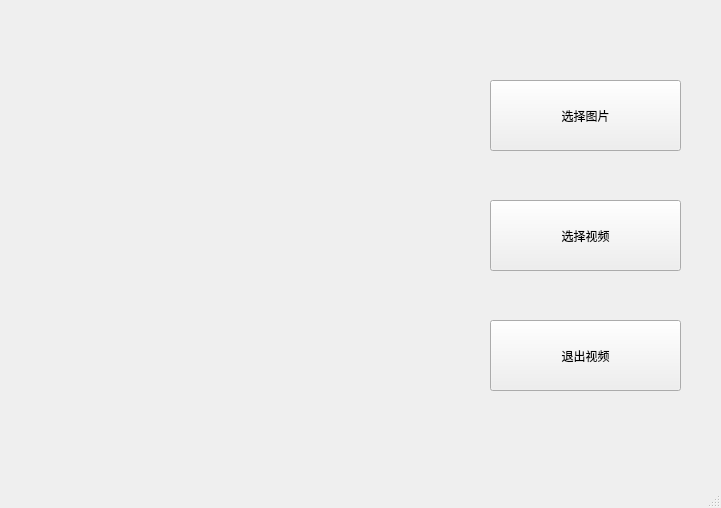
<?xml version="1.0" encoding="UTF-8"?>
<ui version="4.0">
 <class>MainWindow</class>
 <widget class="QMainWindow" name="MainWindow">
  <property name="geometry">
   <rect>
    <x>0</x>
    <y>0</y>
    <width>721</width>
    <height>508</height>
   </rect>
  </property>
  <property name="windowTitle">
   <string>MainWindow</string>
  </property>
  <widget class="QWidget" name="centralwidget">
   <widget class="QLabel" name="label">
    <property name="geometry">
     <rect>
      <x>40</x>
      <y>40</y>
      <width>401</width>
      <height>401</height>
     </rect>
    </property>
    <property name="text">
     <string/>
    </property>
   </widget>
   <widget class="QPushButton" name="pushButton">
    <property name="geometry">
     <rect>
      <x>490</x>
      <y>80</y>
      <width>191</width>
      <height>71</height>
     </rect>
    </property>
    <property name="text">
     <string>选择图片</string>
    </property>
   </widget>
   <widget class="QPushButton" name="pushButton_2">
    <property name="geometry">
     <rect>
      <x>490</x>
      <y>200</y>
      <width>191</width>
      <height>71</height>
     </rect>
    </property>
    <property name="text">
     <string>选择视频</string>
    </property>
   </widget>
   <widget class="QPushButton" name="pushButton_3">
    <property name="geometry">
     <rect>
      <x>490</x>
      <y>320</y>
      <width>191</width>
      <height>71</height>
     </rect>
    </property>
    <property name="text">
     <string>退出视频</string>
    </property>
   </widget>
  </widget>
  <widget class="QStatusBar" name="statusbar"/>
 </widget>
 <resources/>
 <connections/>
</ui>
